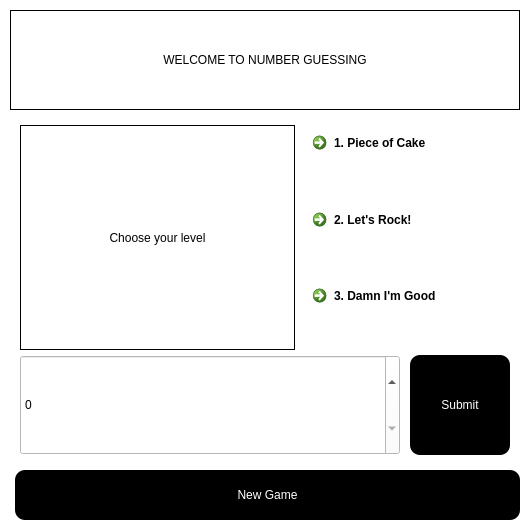
<?xml version="1.0" encoding="UTF-8"?>
<ui version="4.0">
 <class>num_guess</class>
 <widget class="QWidget" name="num_guess">
  <property name="geometry">
   <rect>
    <x>0</x>
    <y>0</y>
    <width>530</width>
    <height>530</height>
   </rect>
  </property>
  <property name="minimumSize">
   <size>
    <width>530</width>
    <height>530</height>
   </size>
  </property>
  <property name="windowTitle">
   <string>num_guess</string>
  </property>
  <property name="styleSheet">
   <string notr="true">background-color: rgb(255, 255, 255);</string>
  </property>
  <layout class="QGridLayout" name="main_layout">
   <property name="leftMargin">
    <number>10</number>
   </property>
   <property name="topMargin">
    <number>10</number>
   </property>
   <property name="rightMargin">
    <number>10</number>
   </property>
   <property name="bottomMargin">
    <number>10</number>
   </property>
   <property name="spacing">
    <number>5</number>
   </property>
   <item row="0" column="0" colspan="2">
    <widget class="QLabel" name="welcome">
     <property name="sizePolicy">
      <sizepolicy hsizetype="Expanding" vsizetype="MinimumExpanding">
       <horstretch>0</horstretch>
       <verstretch>0</verstretch>
      </sizepolicy>
     </property>
     <property name="minimumSize">
      <size>
       <width>510</width>
       <height>0</height>
      </size>
     </property>
     <property name="maximumSize">
      <size>
       <width>16777215</width>
       <height>100</height>
      </size>
     </property>
     <property name="styleSheet">
      <string notr="true">border: 1px solid rgb(0, 0, 0);</string>
     </property>
     <property name="text">
      <string>WELCOME TO NUMBER GUESSING</string>
     </property>
     <property name="alignment">
      <set>Qt::AlignCenter</set>
     </property>
    </widget>
   </item>
   <item row="2" column="1">
    <widget class="QPushButton" name="new_game">
     <property name="sizePolicy">
      <sizepolicy hsizetype="Expanding" vsizetype="Expanding">
       <horstretch>0</horstretch>
       <verstretch>0</verstretch>
      </sizepolicy>
     </property>
     <property name="minimumSize">
      <size>
       <width>0</width>
       <height>50</height>
      </size>
     </property>
     <property name="maximumSize">
      <size>
       <width>16777215</width>
       <height>50</height>
      </size>
     </property>
     <property name="styleSheet">
      <string notr="true">QPushButton { background-color: rgb(0, 0, 0);
                      color: rgb(255, 255, 255);
                      border-radius: 10px; }

QPushButton::pressed { background-color: rgb(255, 255, 255);
                                    color: rgb(0, 0, 0);
                                    border: 1px solid rgb(0, 0, 0);
                                    border-radius: 10px; }

QPushButton::disabled { background-color: rgb(0, 0, 0, 0.2);
                                    color: rgb(75, 75, 75); }</string>
     </property>
     <property name="text">
      <string>New Game</string>
     </property>
    </widget>
   </item>
   <item row="1" column="0" colspan="2">
    <widget class="QWidget" name="game_box" native="true">
     <property name="sizePolicy">
      <sizepolicy hsizetype="Expanding" vsizetype="Expanding">
       <horstretch>0</horstretch>
       <verstretch>0</verstretch>
      </sizepolicy>
     </property>
     <property name="minimumSize">
      <size>
       <width>510</width>
       <height>300</height>
      </size>
     </property>
     <property name="styleSheet">
      <string notr="true"/>
     </property>
     <layout class="QGridLayout" name="game_box_layout">
      <property name="leftMargin">
       <number>10</number>
      </property>
      <property name="topMargin">
       <number>10</number>
      </property>
      <property name="rightMargin">
       <number>10</number>
      </property>
      <property name="bottomMargin">
       <number>10</number>
      </property>
      <property name="horizontalSpacing">
       <number>10</number>
      </property>
      <property name="verticalSpacing">
       <number>5</number>
      </property>
      <item row="0" column="0" rowspan="3">
       <widget class="QLabel" name="text">
        <property name="minimumSize">
         <size>
          <width>275</width>
          <height>0</height>
         </size>
        </property>
        <property name="maximumSize">
         <size>
          <width>16777215</width>
          <height>600</height>
         </size>
        </property>
        <property name="styleSheet">
         <string notr="true">border: 1px solid rgb(0, 0, 0);</string>
        </property>
        <property name="text">
         <string>Choose your level</string>
        </property>
        <property name="alignment">
         <set>Qt::AlignCenter</set>
        </property>
       </widget>
      </item>
      <item row="0" column="1" colspan="2">
       <widget class="QCommandLinkButton" name="level_1">
        <property name="maximumSize">
         <size>
          <width>16777215</width>
          <height>150</height>
         </size>
        </property>
        <property name="styleSheet">
         <string notr="true">background-color: rgb(232, 226, 255);</string>
        </property>
        <property name="text">
         <string>1. Piece of Cake</string>
        </property>
       </widget>
      </item>
      <item row="1" column="1" colspan="2">
       <widget class="QCommandLinkButton" name="level_2">
        <property name="enabled">
         <bool>true</bool>
        </property>
        <property name="minimumSize">
         <size>
          <width>0</width>
          <height>0</height>
         </size>
        </property>
        <property name="maximumSize">
         <size>
          <width>16777215</width>
          <height>150</height>
         </size>
        </property>
        <property name="styleSheet">
         <string notr="true">background-color: rgb(232, 226, 255);</string>
        </property>
        <property name="text">
         <string>2. Let's Rock!</string>
        </property>
       </widget>
      </item>
      <item row="2" column="1" colspan="2">
       <widget class="QCommandLinkButton" name="level_3">
        <property name="minimumSize">
         <size>
          <width>0</width>
          <height>0</height>
         </size>
        </property>
        <property name="maximumSize">
         <size>
          <width>16777215</width>
          <height>150</height>
         </size>
        </property>
        <property name="styleSheet">
         <string notr="true">background-color: rgb(232, 226, 255);</string>
        </property>
        <property name="text">
         <string>3. Damn I'm Good</string>
        </property>
       </widget>
      </item>
      <item row="3" column="0" colspan="2">
       <widget class="QSpinBox" name="spinBox">
        <property name="minimumSize">
         <size>
          <width>300</width>
          <height>100</height>
         </size>
        </property>
       </widget>
      </item>
      <item row="3" column="2">
       <widget class="QPushButton" name="submit">
        <property name="minimumSize">
         <size>
          <width>100</width>
          <height>100</height>
         </size>
        </property>
        <property name="styleSheet">
         <string notr="true">QPushButton { background-color: rgb(0, 0, 0);
                      color: rgb(255, 255, 255);
                      border-radius: 10px; }

QPushButton::pressed { background-color: rgb(255, 255, 255);
                                    color: rgb(0, 0, 0);
                                    border: 1px solid rgb(0, 0, 0);
                                    border-radius: 10px; }

QPushButton::disabled { background-color: rgb(0, 0, 0, 0.2);
                                    color: rgb(75, 75, 75); }</string>
        </property>
        <property name="text">
         <string>Submit</string>
        </property>
       </widget>
      </item>
     </layout>
    </widget>
   </item>
  </layout>
 </widget>
 <resources/>
 <connections/>
</ui>
